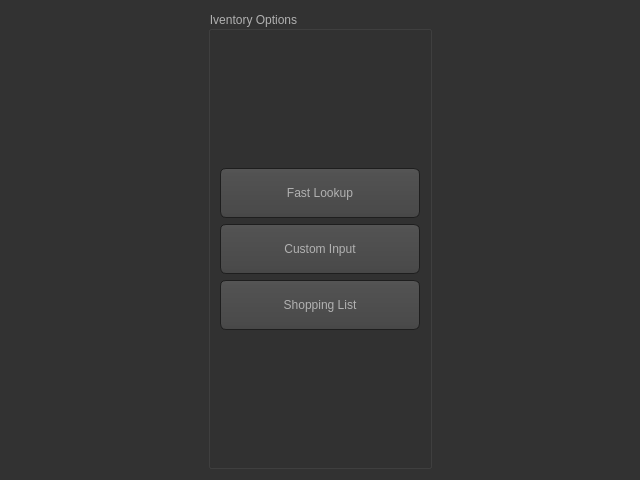
<?xml version="1.0" encoding="UTF-8"?>
<ui version="4.0">
 <class>ActionMenu</class>
 <widget class="QDialog" name="ActionMenu">
  <property name="geometry">
   <rect>
    <x>0</x>
    <y>0</y>
    <width>640</width>
    <height>480</height>
   </rect>
  </property>
  <property name="windowTitle">
   <string>Input Menu</string>
  </property>
  <property name="styleSheet">
   <string notr="true">QToolTip
{
     border: 1px solid black;
     background-color: #ffa02f;
     padding: 1px;
     border-radius: 3px;
     opacity: 100;
}

QWidget
{
    color: #b1b1b1;
    background-color: #323232;
}

QWidget:item:hover
{
    background-color: QLinearGradient( x1: 0, y1: 0, x2: 0, y2: 1, stop: 0 #ffa02f, stop: 1 #ca0619);
    color: #000000;
}

QWidget:item:selected
{
    background-color: QLinearGradient( x1: 0, y1: 0, x2: 0, y2: 1, stop: 0 #ffa02f, stop: 1 #d7801a);
}

QMenuBar::item
{
    background: transparent;
}

QMenuBar::item:selected
{
    background: transparent;
    border: 1px solid #ffaa00;
}

QMenuBar::item:pressed
{
    background: #444;
    border: 1px solid #000;
    background-color: QLinearGradient(
        x1:0, y1:0,
        x2:0, y2:1,
        stop:1 #212121,
        stop:0.4 #343434/*,
        stop:0.2 #343434,
        stop:0.1 #ffaa00*/
    );
    margin-bottom:-1px;
    padding-bottom:1px;
}

QMenu
{
    border: 1px solid #000;
}

QMenu::item
{
    padding: 2px 20px 2px 20px;
}

QMenu::item:selected
{
    color: #000000;
}

QWidget:disabled
{
    color: #404040;
    background-color: #323232;
}

QAbstractItemView
{
    background-color: QLinearGradient( x1: 0, y1: 0, x2: 0, y2: 1, stop: 0 #4d4d4d, stop: 0.1 #646464, stop: 1 #5d5d5d);
}

QWidget:focus
{
    /*border: 2px solid QLinearGradient( x1: 0, y1: 0, x2: 0, y2: 1, stop: 0 #ffa02f, stop: 1 #d7801a);*/
}

QLineEdit
{
    background-color: QLinearGradient( x1: 0, y1: 0, x2: 0, y2: 1, stop: 0 #4d4d4d, stop: 0 #646464, stop: 1 #5d5d5d);
    padding: 1px;
    border-style: solid;
    border: 1px solid #1e1e1e;
    border-radius: 5;
}

QPushButton
{
    color: #b1b1b1;
    background-color: QLinearGradient( x1: 0, y1: 0, x2: 0, y2: 1, stop: 0 #565656, stop: 0.1 #525252, stop: 0.5 #4e4e4e, stop: 0.9 #4a4a4a, stop: 1 #464646);
    border-width: 1px;
    border-color: #1e1e1e;
    border-style: solid;
    border-radius: 6;
    padding: 3px;
    font-size: 12px;
    padding-left: 5px;
    padding-right: 5px;
}

QPushButton:pressed
{
    background-color: QLinearGradient( x1: 0, y1: 0, x2: 0, y2: 1, stop: 0 #2d2d2d, stop: 0.1 #2b2b2b, stop: 0.5 #292929, stop: 0.9 #282828, stop: 1 #252525);
}

QComboBox
{
    selection-background-color: #ffaa00;
    background-color: QLinearGradient( x1: 0, y1: 0, x2: 0, y2: 1, stop: 0 #565656, stop: 0.1 #525252, stop: 0.5 #4e4e4e, stop: 0.9 #4a4a4a, stop: 1 #464646);
    border-style: solid;
    border: 1px solid #1e1e1e;
    border-radius: 5;
}

QComboBox:hover,QPushButton:hover
{
    border: 2px solid QLinearGradient( x1: 0, y1: 0, x2: 0, y2: 1, stop: 0 #ffa02f, stop: 1 #d7801a);
}


QComboBox:on
{
    padding-top: 3px;
    padding-left: 4px;
    background-color: QLinearGradient( x1: 0, y1: 0, x2: 0, y2: 1, stop: 0 #2d2d2d, stop: 0.1 #2b2b2b, stop: 0.5 #292929, stop: 0.9 #282828, stop: 1 #252525);
    selection-background-color: #ffaa00;
}

QComboBox QAbstractItemView
{
    border: 2px solid darkgray;
    selection-background-color: QLinearGradient( x1: 0, y1: 0, x2: 0, y2: 1, stop: 0 #ffa02f, stop: 1 #d7801a);
}

QComboBox::drop-down
{
     subcontrol-origin: padding;
     subcontrol-position: top right;
     width: 15px;

     border-left-width: 0px;
     border-left-color: darkgray;
     border-left-style: solid; /* just a single line */
     border-top-right-radius: 3px; /* same radius as the QComboBox */
     border-bottom-right-radius: 3px;
 }

QComboBox::down-arrow
{
     image: url(:/down_arrow.png);
}

QGroupBox:focus
{
border: 2px solid QLinearGradient( x1: 0, y1: 0, x2: 0, y2: 1, stop: 0 #ffa02f, stop: 1 #d7801a);
}

QTextEdit:focus
{
    border: 2px solid QLinearGradient( x1: 0, y1: 0, x2: 0, y2: 1, stop: 0 #ffa02f, stop: 1 #d7801a);
}

QScrollBar:horizontal {
     border: 1px solid #222222;
     background: QLinearGradient( x1: 0, y1: 0, x2: 0, y2: 1, stop: 0.0 #121212, stop: 0.2 #282828, stop: 1 #484848);
     height: 7px;
     margin: 0px 16px 0 16px;
}

QScrollBar::handle:horizontal
{
      background: QLinearGradient( x1: 0, y1: 0, x2: 1, y2: 0, stop: 0 #ffa02f, stop: 0.5 #d7801a, stop: 1 #ffa02f);
      min-height: 20px;
      border-radius: 2px;
}

QScrollBar::add-line:horizontal {
      border: 1px solid #1b1b19;
      border-radius: 2px;
      background: QLinearGradient( x1: 0, y1: 0, x2: 1, y2: 0, stop: 0 #ffa02f, stop: 1 #d7801a);
      width: 14px;
      subcontrol-position: right;
      subcontrol-origin: margin;
}

QScrollBar::sub-line:horizontal {
      border: 1px solid #1b1b19;
      border-radius: 2px;
      background: QLinearGradient( x1: 0, y1: 0, x2: 1, y2: 0, stop: 0 #ffa02f, stop: 1 #d7801a);
      width: 14px;
     subcontrol-position: left;
     subcontrol-origin: margin;
}

QScrollBar::right-arrow:horizontal, QScrollBar::left-arrow:horizontal
{
      border: 1px solid black;
      width: 1px;
      height: 1px;
      background: white;
}

QScrollBar::add-page:horizontal, QScrollBar::sub-page:horizontal
{
      background: none;
}

QScrollBar:vertical
{
      background: QLinearGradient( x1: 0, y1: 0, x2: 1, y2: 0, stop: 0.0 #121212, stop: 0.2 #282828, stop: 1 #484848);
      width: 7px;
      margin: 16px 0 16px 0;
      border: 1px solid #222222;
}

QScrollBar::handle:vertical
{
      background: QLinearGradient( x1: 0, y1: 0, x2: 0, y2: 1, stop: 0 #ffa02f, stop: 0.5 #d7801a, stop: 1 #ffa02f);
      min-height: 20px;
      border-radius: 2px;
}

QScrollBar::add-line:vertical
{
      border: 1px solid #1b1b19;
      border-radius: 2px;
      background: QLinearGradient( x1: 0, y1: 0, x2: 0, y2: 1, stop: 0 #ffa02f, stop: 1 #d7801a);
      height: 14px;
      subcontrol-position: bottom;
      subcontrol-origin: margin;
}

QScrollBar::sub-line:vertical
{
      border: 1px solid #1b1b19;
      border-radius: 2px;
      background: QLinearGradient( x1: 0, y1: 0, x2: 0, y2: 1, stop: 0 #d7801a, stop: 1 #ffa02f);
      height: 14px;
      subcontrol-position: top;
      subcontrol-origin: margin;
}

QScrollBar::up-arrow:vertical, QScrollBar::down-arrow:vertical
{
      border: 1px solid black;
      width: 1px;
      height: 1px;
      background: white;
}


QScrollBar::add-page:vertical, QScrollBar::sub-page:vertical
{
      background: none;
}

QTextEdit
{
    background-color: #242424;
}

QPlainTextEdit
{
    background-color: #242424;
}

QHeaderView::section
{
    background-color: QLinearGradient(x1:0, y1:0, x2:0, y2:1, stop:0 #616161, stop: 0.5 #505050, stop: 0.6 #434343, stop:1 #656565);
    color: white;
    padding-left: 4px;
    border: 1px solid #6c6c6c;
}

QCheckBox:disabled
{
color: #414141;
}

QDockWidget::title
{
    text-align: center;
    spacing: 3px; /* spacing between items in the tool bar */
    background-color: QLinearGradient(x1:0, y1:0, x2:0, y2:1, stop:0 #323232, stop: 0.5 #242424, stop:1 #323232);
}

QDockWidget::close-button, QDockWidget::float-button
{
    text-align: center;
    spacing: 1px; /* spacing between items in the tool bar */
    background-color: QLinearGradient(x1:0, y1:0, x2:0, y2:1, stop:0 #323232, stop: 0.5 #242424, stop:1 #323232);
}

QDockWidget::close-button:hover, QDockWidget::float-button:hover
{
    background: #242424;
}

QDockWidget::close-button:pressed, QDockWidget::float-button:pressed
{
    padding: 1px -1px -1px 1px;
}

QMainWindow::separator
{
    background-color: QLinearGradient(x1:0, y1:0, x2:0, y2:1, stop:0 #161616, stop: 0.5 #151515, stop: 0.6 #212121, stop:1 #343434);
    color: white;
    padding-left: 4px;
    border: 1px solid #4c4c4c;
    spacing: 3px; /* spacing between items in the tool bar */
}

QMainWindow::separator:hover
{

    background-color: QLinearGradient(x1:0, y1:0, x2:0, y2:1, stop:0 #d7801a, stop:0.5 #b56c17 stop:1 #ffa02f);
    color: white;
    padding-left: 4px;
    border: 1px solid #6c6c6c;
    spacing: 3px; /* spacing between items in the tool bar */
}

QToolBar::handle
{
     spacing: 3px; /* spacing between items in the tool bar */
     background: url(:/images/handle.png);
}

QMenu::separator
{
    height: 2px;
    background-color: QLinearGradient(x1:0, y1:0, x2:0, y2:1, stop:0 #161616, stop: 0.5 #151515, stop: 0.6 #212121, stop:1 #343434);
    color: white;
    padding-left: 4px;
    margin-left: 10px;
    margin-right: 5px;
}

QProgressBar
{
    border: 2px solid grey;
    border-radius: 5px;
    text-align: center;
}

QProgressBar::chunk
{
    background-color: #d7801a;
    width: 2.15px;
    margin: 0.5px;
}

QTabBar::tab {
    color: #b1b1b1;
    border: 1px solid #444;
    border-bottom-style: none;
    background-color: #323232;
    padding-left: 10px;
    padding-right: 10px;
    padding-top: 3px;
    padding-bottom: 2px;
    margin-right: -1px;
}

QTabWidget::pane {
    border: 1px solid #444;
    top: 1px;
}

QTabBar::tab:last
{
    margin-right: 0; /* the last selected tab has nothing to overlap with on the right */
    border-top-right-radius: 3px;
}

QTabBar::tab:first:!selected
{
 margin-left: 0px; /* the last selected tab has nothing to overlap with on the right */


    border-top-left-radius: 3px;
}

QTabBar::tab:!selected
{
    color: #b1b1b1;
    border-bottom-style: solid;
    margin-top: 3px;
    background-color: QLinearGradient(x1:0, y1:0, x2:0, y2:1, stop:1 #212121, stop:.4 #343434);
}

QTabBar::tab:selected
{
    border-top-left-radius: 3px;
    border-top-right-radius: 3px;
    margin-bottom: 0px;
}

QTabBar::tab:!selected:hover
{
    /*border-top: 2px solid #ffaa00;
    padding-bottom: 3px;*/
    border-top-left-radius: 3px;
    border-top-right-radius: 3px;
    background-color: QLinearGradient(x1:0, y1:0, x2:0, y2:1, stop:1 #212121, stop:0.4 #343434, stop:0.2 #343434, stop:0.1 #ffaa00);
}

QRadioButton::indicator:checked, QRadioButton::indicator:unchecked{
    color: #b1b1b1;
    background-color: #323232;
    border: 1px solid #b1b1b1;
    border-radius: 6px;
}

QRadioButton::indicator:checked
{
    background-color: qradialgradient(
        cx: 0.5, cy: 0.5,
        fx: 0.5, fy: 0.5,
        radius: 1.0,
        stop: 0.25 #ffaa00,
        stop: 0.3 #323232
    );
}

QCheckBox::indicator{
    color: #b1b1b1;
    background-color: #323232;
    border: 1px solid #b1b1b1;
    width: 9px;
    height: 9px;
}

QRadioButton::indicator
{
    border-radius: 6px;
}

QRadioButton::indicator:hover, QCheckBox::indicator:hover
{
    border: 1px solid #ffaa00;
}

QCheckBox::indicator:checked
{
    image:url(:/images/checkbox.png);
}

QCheckBox::indicator:disabled, QRadioButton::indicator:disabled
{
    border: 1px solid #444;
}</string>
  </property>
  <layout class="QHBoxLayout" name="horizontalLayout">
   <item>
    <spacer name="horizontalSpacer">
     <property name="orientation">
      <enum>Qt::Horizontal</enum>
     </property>
     <property name="sizeHint" stdset="0">
      <size>
       <width>187</width>
       <height>20</height>
      </size>
     </property>
    </spacer>
   </item>
   <item>
    <widget class="QGroupBox" name="groupBox">
     <property name="title">
      <string>Iventory Options</string>
     </property>
     <layout class="QVBoxLayout" name="verticalLayout">
      <item>
       <spacer name="verticalSpacer">
        <property name="orientation">
         <enum>Qt::Vertical</enum>
        </property>
        <property name="sizeHint" stdset="0">
         <size>
          <width>20</width>
          <height>40</height>
         </size>
        </property>
       </spacer>
      </item>
      <item>
       <widget class="QPushButton" name="pushButton_ChangeInventory">
        <property name="minimumSize">
         <size>
          <width>200</width>
          <height>50</height>
         </size>
        </property>
        <property name="text">
         <string>Fast Lookup</string>
        </property>
       </widget>
      </item>
      <item>
       <widget class="QPushButton" name="pushButton_CustomInput">
        <property name="minimumSize">
         <size>
          <width>200</width>
          <height>50</height>
         </size>
        </property>
        <property name="text">
         <string>Custom Input</string>
        </property>
       </widget>
      </item>
      <item>
       <widget class="QPushButton" name="pushButton_ShoppingList">
        <property name="minimumSize">
         <size>
          <width>200</width>
          <height>50</height>
         </size>
        </property>
        <property name="text">
         <string>Shopping List</string>
        </property>
       </widget>
      </item>
      <item>
       <spacer name="verticalSpacer_2">
        <property name="orientation">
         <enum>Qt::Vertical</enum>
        </property>
        <property name="sizeHint" stdset="0">
         <size>
          <width>20</width>
          <height>40</height>
         </size>
        </property>
       </spacer>
      </item>
     </layout>
    </widget>
   </item>
   <item>
    <spacer name="horizontalSpacer_2">
     <property name="orientation">
      <enum>Qt::Horizontal</enum>
     </property>
     <property name="sizeHint" stdset="0">
      <size>
       <width>197</width>
       <height>20</height>
      </size>
     </property>
    </spacer>
   </item>
  </layout>
 </widget>
 <resources/>
 <connections/>
</ui>
